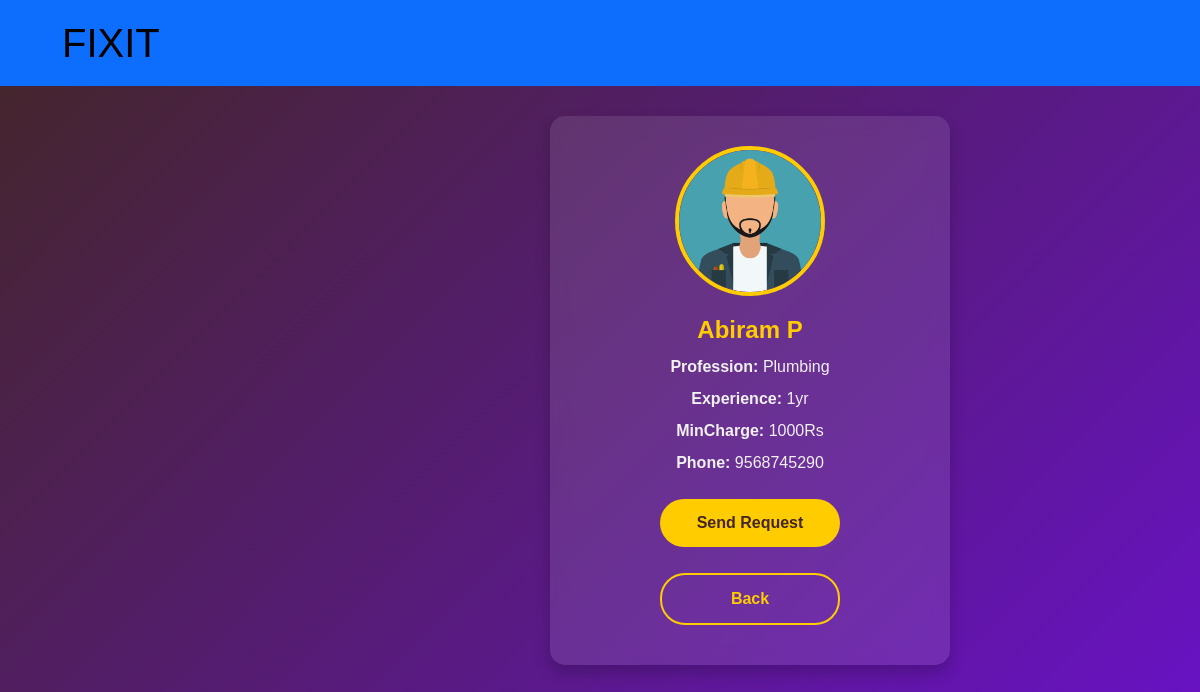
The page /worker/60/ on the database its author committed.
### mainapp/models.py (models this page shows, shortened)
class Worker(models.Model):
    TITLE_CHOICES = [
        ('Mr', 'Mr.'),
        ('Ms', 'Ms.'),
    ]
    STATUS_CHOICES = [
        ('pending', 'Pending'),
        ('approved', 'Approved'),
        ('rejected', 'Rejected'),
    ]
    title = models.CharField(max_length=10, choices=TITLE_CHOICES, default='Mr')
    first_name = models.CharField(max_length=100)
    last_name = models.CharField(max_length=100)
    email = models.EmailField(max_length=100, unique=True)
    password = models.CharField(max_length=255)  # Hashed password storage
    gender = models.CharField(max_length=10, choices=[('Male', 'Male'), ('Female', 'Female')])
    phone = models.CharField(max_length=15)
    profession = models.TextField()
    experience = models.TextField()
    amount = models.TextField()
    status = models.BooleanField(default=True, )  # Worker availability
    is_approved = models.BooleanField(default=False)  # New field

### mainapp/views.py (the view)
# urls.py: path('worker/<int:worker_id>/', views.view_worker, name='view_worker'),
def view_worker(request, worker_id):
    worker = get_object_or_404(Worker, id=worker_id)
    return render(request, 'view_worker.html', {'worker': worker})

### mainapp/templates/view_worker.html (shortened to what this page needs)
{% load static %}
<!DOCTYPE html>
<html lang="en">
<head>
    <link href="https://cdn.jsdelivr.net/npm/bootstrap@5.3.3/dist/css/bootstrap.min.css" rel="stylesheet">
    <link rel="stylesheet" href="{% static 'css/viewworker.style.css' %}">
</head>
<body>
    <nav class="navbar navbar-expand-lg navbar-light bg-primary" style=" width: 100%;">
        <div class="container-fluid">
          <a class="navbar-brand" href="#" style="font-size:40px; font-family: 'Franklin Gothic Medium', 'Arial Narrow', Arial, sans-serif; margin-left: 50px;" data-bs-toggle="offcanvas" data-bs-target="#staticBackdrop" aria-controls="staticBackdrop">FIXIT</a>
    </div>
  </nav>
  <div class="worker-container">
    <img src="{% if worker.gender == 'Male' %}
    {% static 'images/190691.png' %}
{% elif worker.gender == 'Female' %}
    {% static 'images/female_avatarjpg.jpg' %}
{% else %}
    {% static 'images/190691.png' %}
{% endif %}"
alt="Worker Image" class="worker-img">
    <h2 class="worker-name">{{ worker.first_name }} {{ worker.last_name }}</h2>
    <p class="worker-info"><strong>Profession:</strong> {{ worker.profession }}</p>
    <p class="worker-info"><strong>Experience:</strong> {{ worker.experience }} </p>
    <p class="worker-info"><strong>MinCharge:</strong> {{ worker.amount }}</p>
    <p class="worker-info"><strong>Phone:</strong> {{ worker.phone }}</p>
{% if worker.status %}
    <a href="{% url 'send_request' worker.id %}" class="btn btn-primary mt-3">Send Request</a>
{% else %}
    <button class="btn btn-primary mt-3" disabled>Not Available</button>
{% endif %}
    <a href="{% url 'user_dashboard' %}" class="btn btn-secondary mt-3">Back</a>
</div>
</body>
</html>

### mainapp/static/css/viewworker.style.css (style rules this page uses)
body { background: linear-gradient(135deg, #432626, #6a11cb); font-family: 'Poppins', sans-serif; color: #fff; margin: 0; padding: 0; justify-content: center; align-items: center; min-height: 100vh; }
.worker-container { background: rgba(255, 255, 255, 0.1); backdrop-filter: blur(10px); padding: 30px; border-radius: 15px; box-shadow: 0 8px 16px rgba(0, 0, 0, 0.2); text-align: center; width: 100%; max-width: 400px; transition: transform 0.3s ease; margin-top: 30px; margin-left: 550px; }
.worker-img { width: 150px; height: 150px; object-fit: cover; border-radius: 50%; border: 4px solid #ffcc00; margin-bottom: 20px; transition: transform 0.3s ease; }
.worker-name { font-size: 24px; font-weight: bold; color: #ffcc00; margin-bottom: 10px; }
.worker-info { font-size: 16px; color: #f1f1f1; margin-bottom: 8px; }
.btn { width: 180px; padding: 12px; font-size: 16px; font-weight: bold; border-radius: 25px; transition: 0.3s ease; margin: 10px 5px; display: inline-block; }
.btn-primary { background-color: #ffcc00; color: #432626; border: none; }
.btn-secondary { background-color: transparent; color: #ffcc00; border: 2px solid #ffcc00; }

### rows shown on the page
Worker: first_name "Abiram", last_name "P", profession "Plumbing", experience "1yr", amount "1000Rs", phone "9568745290"
